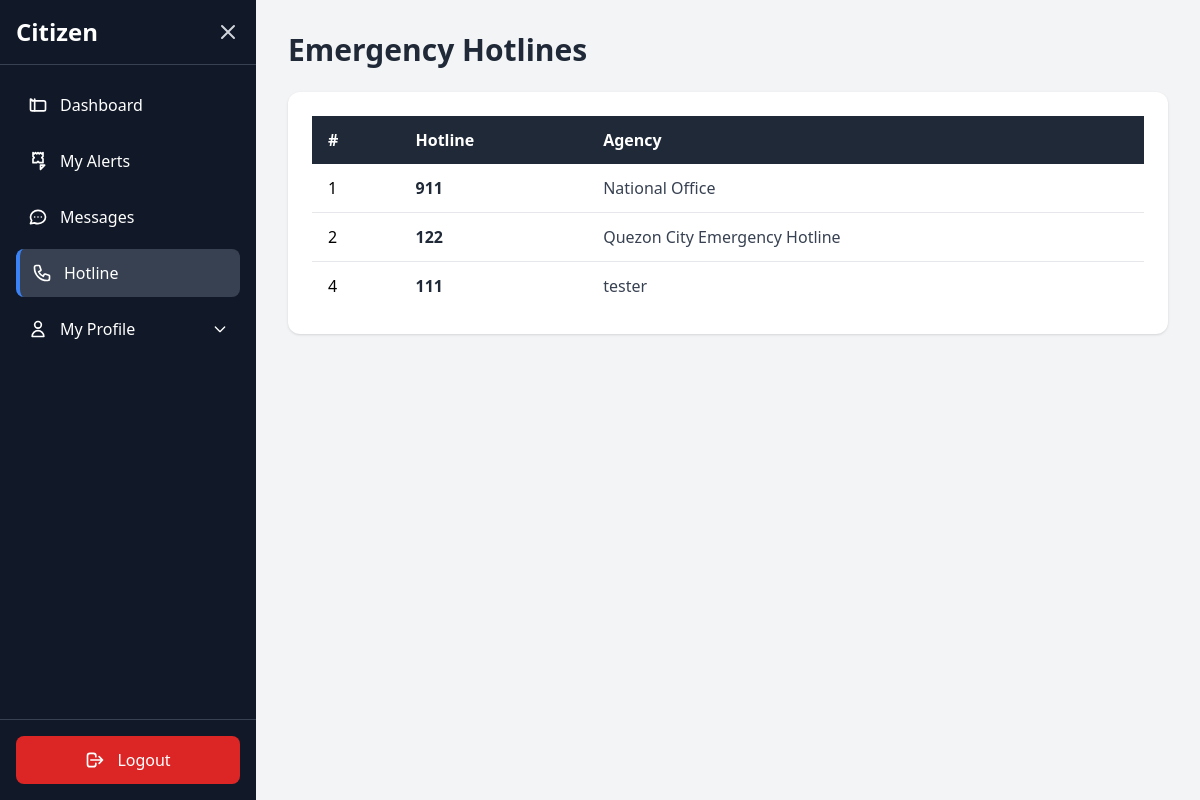
/citizen/hotline.php (signed in), run on the app's committed database.
### tables this page shows
CREATE TABLE `hotlines` (
  `id` int(11) NOT NULL,
  `name` varchar(255) NOT NULL,
  `phone_number` varchar(50) NOT NULL,
  `hotline_number` varchar(50) NOT NULL,
  `agency` varchar(255) NOT NULL
);

### citizen/hotline.php (the view, shortened to what this page needs)
<?php
require_once "../config/config.php";
$result = $conn->query("SELECT id, hotline_number, agency FROM hotlines ORDER BY id ASC");
?>
<!DOCTYPE html>
<html lang="en">
<head>
  <script src="https://cdn.tailwindcss.com"></script>
</head>
<body class="bg-gray-100 h-screen flex">
   <?php include "sidebar.php"; ?>
  <main class="flex-1 h-screen overflow-y-auto p-8">
      <h1 class="text-3xl font-bold text-gray-800 mb-6">Emergency Hotlines</h1>
      <div class="overflow-x-auto bg-white rounded-xl shadow p-6">
          <table class="w-full border-collapse">
              <thead class="bg-gray-800 text-white">
                  <tr>
                      <th class="px-4 py-3 text-left">#</th>
                      <th class="px-4 py-3 text-left">Hotline</th>
                      <th class="px-4 py-3 text-left">Agency</th>
                  </tr>
              </thead>
              <tbody class="divide-y divide-gray-200">
                  <?php if ($result && $result->num_rows > 0): ?>
                      <?php while ($row = $result->fetch_assoc()): ?>
                          <tr class="hover:bg-gray-50">
                              <td class="px-4 py-3"><?php echo $row['id']; ?></td>
                              <td class="px-4 py-3 font-semibold text-gray-800"><?php echo htmlspecialchars($row['hotline_number']); ?></td>
                              <td class="px-4 py-3 text-gray-700"><?php echo htmlspecialchars($row['agency']); ?></td>
                          </tr>
                      <?php endwhile; ?>
                  <?php else: ?>
                      <tr>
                          <td colspan="3" class="px-4 py-6 text-center text-gray-500">No hotlines available.</td>
                      </tr>
                  <?php endif; ?>
              </tbody>
          </table>
      </div>
  </main>
</body>
</html>

### data on the page
hotlines: id "1", hotline_number "911", agency "National Office"
hotlines: id "2", hotline_number "122", agency "Quezon City Emergency Hotline"
hotlines: id "4", hotline_number "111", agency "tester"
